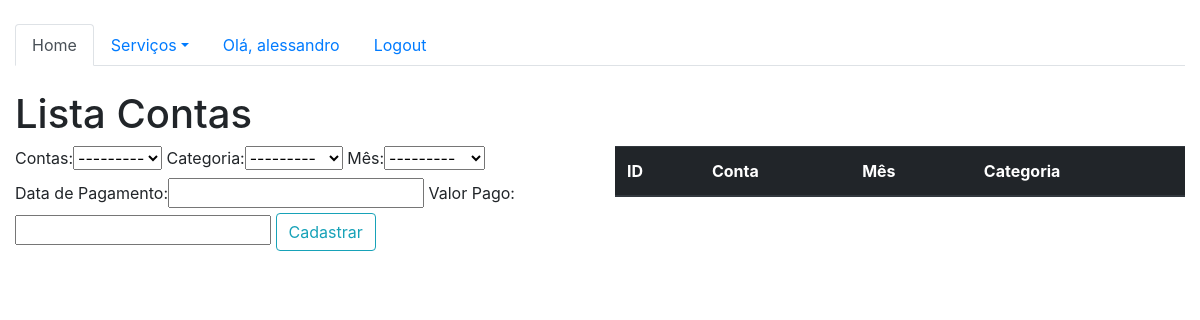
Page /sistema/contas/ (signed in) on the earlier database version.
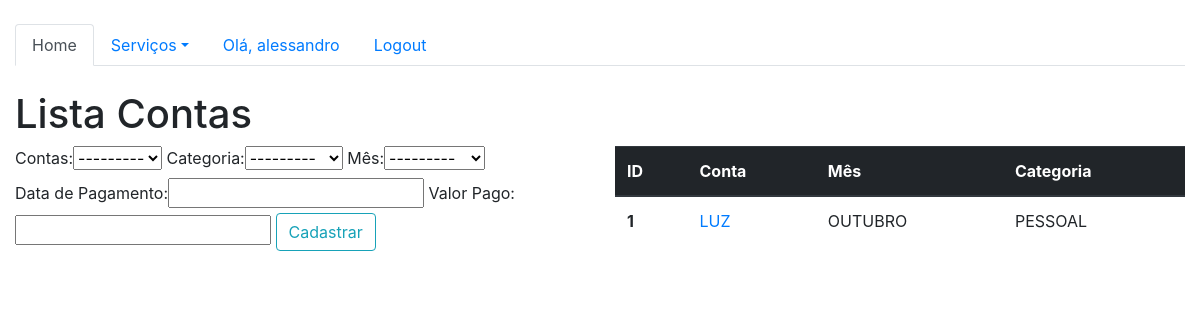
Same page on the later database version.
### core/models.py (models this page shows, shortened)
class Conta(models.Model):
    CONTA_APAGAR = (
        ('LUZ', 'Luz'),
        ('AGUA', 'Agua'),
        ('TELEFONE', 'Telefone'),
        ('CARRO', 'Carro'),
        ('NET', 'Net'),
        ('NU', 'Nu'),
        ('KITNET', 'Kitnet'),
 )
    CATEGORIA = (
        ('PESSOAL', 'Pessoal'),
        ('ACADEMIA', 'Academia'),
 )
    MESES_ANO = (
        ('JANEIRO', 'Janeiro'),
        ('FEVEREIRO', 'Fevereiro'),
        ('MARÇO', 'Março'),
        ('ABRIL', 'Abril'),
        ('MAIO', 'Maio'),
        ('JUNHO', 'Junho'),
        ('JULHO', 'Julho'),
        ('AGOSTO', 'Agosto'),
        ('SETEMBRO', 'Setembro'),
        ('OUTUBRO', 'Outubro'),
        ('NOVEMBRO', 'Novembro'),
        ('DEZEMBRO', 'Dezembro'),
    )
    pagar = models.CharField(max_length=100, choices=CONTA_APAGAR, verbose_name="Contas")
    categoria = models.CharField(max_length=100, choices=CATEGORIA, verbose_name="Categoria")
    mes = models.CharField(max_length=100, choices=MESES_ANO, verbose_name="Mês")
    dataPagamento = models.DateTimeField(verbose_name="Data de Pagamento")
    valorPago = models.CharField(max_length=20, verbose_name="Valor Pago" )

### core/views.py (the view)
@login_required
def lista_contas(request):
    contas = Conta.objects.all()
    form = ContaForm()
    data = {'contas': contas, 'form':form}
    return render(request, 'core/lista_contas.html', data)

### core/forms.py
class ContaForm(ModelForm):
    class Meta:
        model = Conta
        fields = '__all__'

### core/templates/core/lista_contas.html (shortened to what this page needs)
{% extends 'base.html' %}
{% load bootstrap %}
{% block main %}
<br>
    <div class="row">
        <div class="col-12">
            <h1>Lista Contas</h1>
        </div>
    </div>
    <div class="row">
        <div class="col-sm-6">
                    <form action="{% url 'core_conta_novo' %}" method="POST">
    {{ form|bootstrap }}
    <button type="submit" class="btn btn-outline-info">Cadastrar</button>
</form>
        </div>
        <div class="col-sm-6">
            <table class="table">
  <thead class="thead-dark">
    <tr>
      <th scope="col">ID</th>
      <th scope="col">Conta</th>
        <th scope="col">Mês</th>
      <th scope="col">Categoria</th>
    </tr>
  </thead>
  <tbody>
  {% for conta in contas %}
    <tr>
      <th scope="row">{{conta.id}}</th>
        <td> <a href="{% url 'core_conta_detalhe' conta.id %}">{{conta.pagar}}</a></td>
        <td>{{conta.mes}}</td>
      <td>{{conta.categoria}}</td>
    </tr>
  {% endfor %}
  </tbody>
</table>
        </div>
{% endblock %}

Differences in the rows shown:
added Conta: id "1", pagar "LUZ", mes "OUTUBRO", categoria "PESSOAL"
